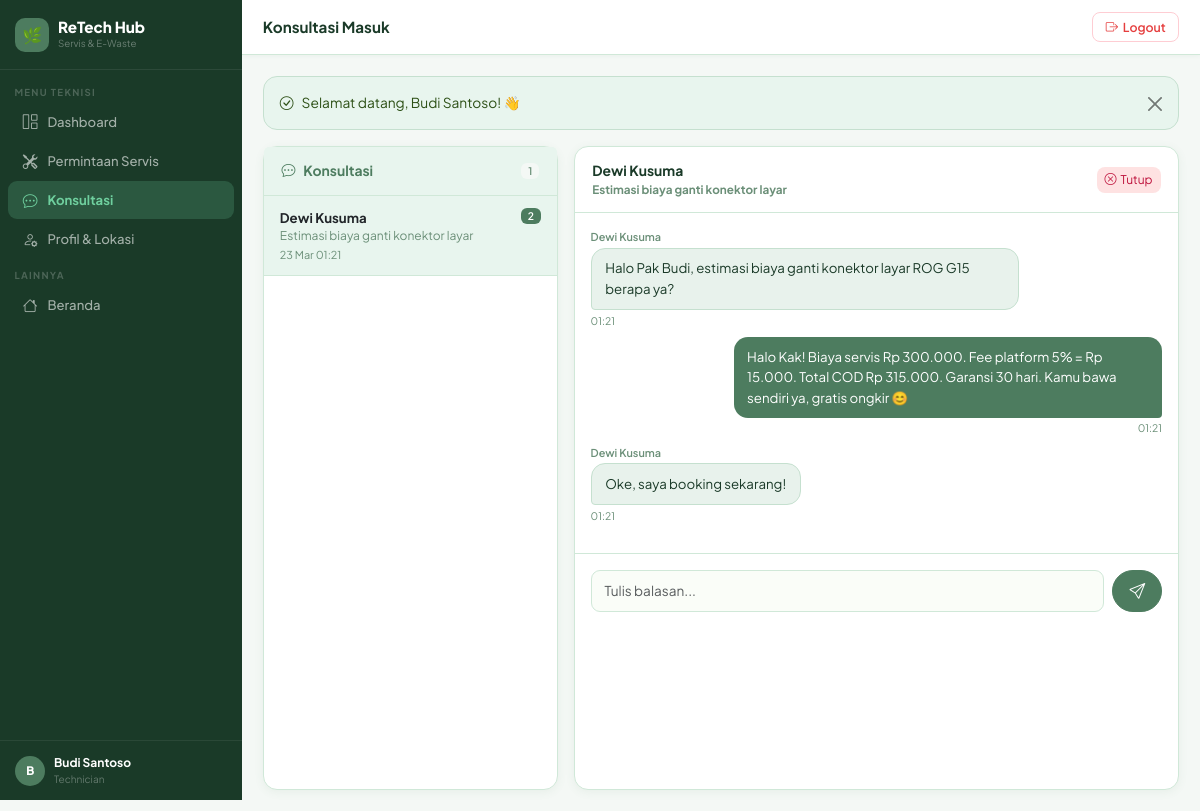
The app's page /technician/chat.php?id=1 (signed in) with its own data.
### tables this page shows
CREATE TABLE IF NOT EXISTS users (
    id INT AUTO_INCREMENT PRIMARY KEY,
    name VARCHAR(255) NOT NULL,
    email VARCHAR(255) UNIQUE NOT NULL,
    password VARCHAR(255) NOT NULL,
    role ENUM('user','technician','admin') DEFAULT 'user',
    phone VARCHAR(20) NULL,
    address TEXT NULL,
    latitude DECIMAL(10,7) NULL,    
    longitude DECIMAL(10,7) NULL,
    created_at TIMESTAMP DEFAULT CURRENT_TIMESTAMP,
    updated_at TIMESTAMP DEFAULT CURRENT_TIMESTAMP ON UPDATE CURRENT_TIMESTAMP
);

CREATE TABLE IF NOT EXISTS consultations (
    id INT AUTO_INCREMENT PRIMARY KEY,
    user_id INT NOT NULL,
    technician_id INT NOT NULL,
    service_request_id INT NULL,
    subject VARCHAR(255) NOT NULL,
    status ENUM('open','answered','closed') DEFAULT 'open',
    created_at TIMESTAMP DEFAULT CURRENT_TIMESTAMP,
    updated_at TIMESTAMP DEFAULT CURRENT_TIMESTAMP ON UPDATE CURRENT_TIMESTAMP,
    FOREIGN KEY (user_id) REFERENCES users(id) ON DELETE CASCADE,
    FOREIGN KEY (technician_id) REFERENCES technicians(id) ON DELETE CASCADE,
    FOREIGN KEY (service_request_id) REFERENCES service_requests(id) ON DELETE SET NULL
);

CREATE TABLE IF NOT EXISTS chat_messages (
    id INT AUTO_INCREMENT PRIMARY KEY,
    consultation_id INT NOT NULL,
    sender_id INT NOT NULL,
    message TEXT NOT NULL,
    is_read TINYINT(1) DEFAULT 0,
    created_at TIMESTAMP DEFAULT CURRENT_TIMESTAMP,
    FOREIGN KEY (consultation_id) REFERENCES consultations(id) ON DELETE CASCADE,
    FOREIGN KEY (sender_id) REFERENCES users(id) ON DELETE CASCADE
);

### technician/chat.php (the view, shortened to what this page needs)
<?php
require_once __DIR__ . '/../includes/functions.php';
require_once __DIR__ . '/../includes/layout.php';
$pdo = getDB(); $uid = $_SESSION['user_id'];
$techStmt = $pdo->prepare("SELECT id FROM technicians WHERE user_id=?"); $techStmt->execute([$uid]); $tech = $techStmt->fetch();
$tid = $tech['id'];
$cid = (int)get('id');
if ($cid) {
    $cons = $pdo->prepare("SELECT c.*,u.name AS user_name FROM consultations c JOIN users u ON c.user_id=u.id WHERE c.id=? AND c.technician_id=?");
    $cons->execute([$cid,$tid]); $cons = $cons->fetch();
    if (!$cons) { $cid = 0; }
    else {
        $pdo->prepare("UPDATE chat_messages SET is_read=1 WHERE consultation_id=? AND sender_id!=?")->execute([$cid,$uid]);
        $messages = $pdo->prepare("SELECT m.*,u.name AS sender_name FROM chat_messages m JOIN users u ON m.sender_id=u.id WHERE consultation_id=? ORDER BY m.created_at ASC");
        $messages->execute([$cid]); $messages = $messages->fetchAll();
    }
}
$allCons = $pdo->prepare("SELECT c.*,u.name AS user_name,(SELECT COUNT(*) FROM chat_messages WHERE consultation_id=c.id AND is_read=0 AND sender_id!=?) AS unread FROM consultations c JOIN users u ON c.user_id=u.id WHERE c.technician_id=? ORDER BY c.updated_at DESC");
$allCons->execute([$uid,$tid]); $allCons = $allCons->fetchAll();
pageHeader('Konsultasi','Konsultasi Masuk');
?>
<div class="row g-3" style="height:calc(100vh - 140px);">
<div class="col-md-4">
<div class="card h-100">
    <div class="card-header d-flex justify-content-between align-items-center" style="background:var(--sage-lt);">
        <span style="color:var(--sage);"><i class="bi bi-chat-dots me-2"></i>Konsultasi</span>
        <span class="badge bg-secondary"><?=count($allCons)?></span>
    </div>
    <div class="card-body p-0" style="overflow-y:auto;">
        <?php if(empty($allCons)): ?>
        <div class="text-center py-4 text-muted" style="font-size:.82rem;"><i class="bi bi-inbox d-block display-5 mb-2 opacity-25"></i>Belum ada konsultasi</div>
        <?php else: foreach($allCons as $c): $isActive=$c['id']==$cid; ?>
        <a href="chat.php?id=<?=$c['id']?>" style="text-decoration:none;color:inherit;">
        <div style="padding:.75rem 1rem;border-bottom:1px solid var(--border);background:<?=$isActive?'var(--sage-lt)':'#fff'?>;transition:.15s;" onmouseover="this.style.background='#FAFDF8'" onmouseout="this.style.background='<?=$isActive?'var(--sage-lt)':'#fff'?>'">
            <div class="d-flex justify-content-between align-items-start">
                <div style="font-weight:700;font-size:.83rem;"><?=e($c['user_name'])?></div>
                <?php if($c['unread']): ?><span class="badge" style="background:var(--sage);color:#fff;font-size:.65rem;"><?=$c['unread']?></span><?php endif; ?>
            </div>
            <div style="font-size:.75rem;color:var(--muted);"><?=e(limitStr($c['subject'],45))?></div>
            <div style="font-size:.68rem;color:var(--muted);margin-top:.1rem;"><?=date('d M H:i',strtotime($c['updated_at']))?></div>
        </div>
        </a>
        <?php endforeach; endif; ?>
    </div>
</div>
</div>
<div class="col-md-8">
<?php if (!$cid || !isset($cons)): ?>
<div class="card h-100 d-flex align-items-center justify-content-center text-center" style="color:var(--muted);">
    <div class="card-body">
        <i class="bi bi-chat-square display-2 d-block mb-3 opacity-20"></i>
        <h5 style="color:var(--muted);font-weight:600;">Pilih konsultasi di kiri</h5>
        <p style="font-size:.85rem;">Klik salah satu konsultasi untuk membaca dan membalas pesan.</p>
    </div>
</div>
<?php else: ?>
<div class="card h-100 d-flex flex-column">
    <div class="card-header d-flex align-items-center justify-content-between" style="background:var(--mint-lt);">
        <div>
            <span style="font-weight:700;"><?=e($cons['user_name'])?></span>
            <div style="font-size:.73rem;color:var(--muted);"><?=e($cons['subject'])?></div>
        </div>
        <?php if ($cons['status']!=='closed'): ?>
        <form method="POST" onsubmit="return confirm('Tutup konsultasi ini?')">
            <button class="btn btn-sm" style="background:#FEE2E2;color:#BE123C;border:none;border-radius:8px;font-size:.75rem;" type="submit">
                <i class="bi bi-x-circle me-1"></i>Tutup
            </button>
        </form>
        <?php endif; ?>
    </div>
    <div class="card-body p-3 flex-grow-1 overflow-auto" id="chatBox" style="max-height:340px;display:flex;flex-direction:column;gap:.55rem;">
        <?php foreach ($messages as $m): $isMe=$m['sender_id']==$uid; ?>
        <div style="display:flex;flex-direction:column;align-items:<?=$isMe?'flex-end':'flex-start'?>;">
            <?php if(!$isMe): ?><div style="font-size:.68rem;color:var(--muted);margin-bottom:.15rem;font-weight:600;"><?=e($m['sender_name'])?></div><?php endif; ?>
            <div style="max-width:75%;background:<?=$isMe?'#4D7C5F':'#E8F2EC'?>;color:<?=$isMe?'#fff':'#1A3A28'?>;border:<?=$isMe?'none':'1px solid #C5E0CF'?>;padding:.6rem .85rem;border-radius:<?=$isMe?'14px 14px 4px 14px':'14px 14px 14px 4px'?>;font-size:.83rem;line-height:1.55;word-break:break-word;">
                <?=nl2br(e($m['message']))?>
            </div>
            <div style="font-size:.65rem;color:var(--muted);margin-top:.15rem;"><?=date('H:i',strtotime($m['created_at']))?></div>
        </div>
        <?php endforeach; ?>
    </div>
    <?php if($cons['status']!=='closed'): ?>
    <div class="p-3 border-top" style="border-color:var(--border)!important;">
        <form method="POST" class="d-flex gap-2">
            <input type="text" name="message" class="form-control" placeholder="Tulis balasan..." required autocomplete="off" style="border-radius:50px;font-size:.85rem;">
            <button type="submit" class="btn btn-primary" style="border-radius:50px;padding:.5rem 1rem;flex-shrink:0;">
                <i class="bi bi-send"></i>
            </button>
        </form>
    </div>
    <?php endif; ?>
</div>
<?php endif; ?>
</div>
</div>
<?php pageFooter(); ?>

### includes/layout.php (shortened to what this page needs)
<?php
function pageHeader(string $title = 'Dashboard', string $pageTitle = ''): void {
    $user   = currentUser();
    $role   = $_SESSION['user_role'] ?? '';
    $active = $_SERVER['PHP_SELF'];
    $base   = BASE_URL;
?>
<!DOCTYPE html>
<html lang="id">
<head>
    <link href="https://cdn.jsdelivr.net/npm/bootstrap@5.3.2/dist/css/bootstrap.min.css" rel="stylesheet">
    <link href="https://cdn.jsdelivr.net/npm/bootstrap-icons@1.11.3/font/bootstrap-icons.min.css" rel="stylesheet">
</head>
<body>
<aside class="sidebar" id="sidebar">
    <div class="sb-brand">
        <div class="lbox">🌿</div>
        <div>
            <div class="bname">ReTech Hub</div>
            <div class="bsub">Servis &amp; E-Waste</div>
        </div>
    </div>
    <nav class="sb-nav">
        <?php if ($role === 'admin'): ?>
            <div class="sb-sec">Manajemen</div>
            <a href="<?= $base ?>/admin/dashboard.php" <?= str_contains($active,'admin/dashboard') ? 'class="active"' : '' ?>><i class="bi bi-grid-1x2"></i> Dashboard</a>
            <a href="<?= $base ?>/admin/users/index.php" <?= str_contains($active,'admin/users') ? 'class="active"' : '' ?>><i class="bi bi-people"></i> Kelola User</a>
            <a href="<?= $base ?>/admin/services.php" <?= str_contains($active,'admin/services') ? 'class="active"' : '' ?>><i class="bi bi-tools"></i> Semua Servis</a>
            <a href="<?= $base ?>/admin/technician_verify.php" <?= str_contains($active,'technician_verify') ? 'class="active"' : '' ?>><i class="bi bi-shield-check"></i> Verifikasi Teknisi</a>
            <a href="<?= $base ?>/admin/settings.php" <?= str_contains($active,'admin/settings') ? 'class="active"' : '' ?>><i class="bi bi-gear"></i> Pengaturan</a>
            <div class="sb-sec">Konten</div>
            <a href="<?= $base ?>/admin/ewaste/index.php" <?= str_contains($active,'admin/ewaste') ? 'class="active"' : '' ?>><i class="bi bi-recycle"></i> Lokasi E-Waste</a>
            <a href="<?= $base ?>/admin/articles/index.php" <?= str_contains($active,'admin/articles') ? 'class="active"' : '' ?>><i class="bi bi-journal-text"></i> Artikel</a>
        <?php elseif ($role === 'technician'): ?>
            <div class="sb-sec">Menu Teknisi</div>
            <a href="<?= $base ?>/technician/dashboard.php" <?= str_contains($active,'technician/dashboard') ? 'class="active"' : '' ?>><i class="bi bi-grid-1x2"></i> Dashboard</a>
            <a href="<?= $base ?>/technician/services.php" <?= str_contains($active,'technician/services') ? 'class="active"' : '' ?>><i class="bi bi-tools"></i> Permintaan Servis</a>
            <a href="<?= $base ?>/technician/chat.php" <?= str_contains($active,'technician/chat') ? 'class="active"' : '' ?>><i class="bi bi-chat-dots"></i> Konsultasi</a>
            <a href="<?= $base ?>/technician/profile.php" <?= str_contains($active,'technician/profile') ? 'class="active"' : '' ?>><i class="bi bi-person-gear"></i> Profil &amp; Lokasi</a>
        <?php endif; ?>
        <div class="sb-sec">Lainnya</div>
        <a href="<?= $base ?>/index.php"><i class="bi bi-house"></i> Beranda</a>
    </nav>
    <?php if ($user): ?>
    <div class="sb-user">
        <div class="av"><?= strtoupper(substr($user['name'] ?? 'U', 0, 1)) ?></div>
        <div>
            <div class="un"><?= htmlspecialchars($user['name'] ?? '') ?></div>
            <div class="ur"><?= ucfirst($role) ?></div>
        </div>
    </div>
    <?php endif; ?>
</aside>
<div class="main">
    <div class="topbar">
        <div class="d-flex align-items-center gap-2">
            <span class="ptitle"><?= htmlspecialchars($pageTitle ?: $title) ?></span>
        </div>
        <form method="POST" action="<?= $base ?>/logout.php" class="m-0">
            <button type="submit" class="btn-lo">
                <i class="bi bi-box-arrow-right"></i> Logout
            </button>
        </form>
    </div>
    <div class="page-body">
<?php
}
function pageFooter(): void {
    echo '</div></div>';
    echo '</body></html>';
}

### includes/layout.php (style rules this page uses)
:root { --sage: #4D7C5F; --sage-dk: #2D5016; --sage-lt: #E8F5EE; --sage-md: #C5E0CF; --mint: #6FCF9E; --forest: #1A3A28; --cream: #FAFDF8; --sand: #F4F8F5; --border: #D0E8D8; --txt: #1A3A28; --muted: #6B8F78; --white: #FFFFFF; --shadow: 0 2px 10px rgba(77,124,95,.08); --r: 14px; }
* { font-family: 'Plus Jakarta Sans', sans-serif; box-sizing: border-box; }
body { background: var(--sand); color: var(--txt); margin: 0; }
.sidebar { width: 242px; min-height: 100vh; background: var(--forest); position: fixed; top: 0; left: 0; z-index: 1000; display: flex; flex-direction: column; transition: transform .3s; }
.sb-brand { padding: 1.1rem .95rem; border-bottom: 1px solid rgba(255,255,255,.08); display: flex; align-items: center; gap: .55rem; }
.sb-brand .lbox { width: 34px; height: 34px; background: var(--sage); border-radius: 10px; display: flex; align-items: center; justify-content: center; font-size: 1rem; flex-shrink: 0; }
.sb-brand .bname { color: #fff; font-size: .95rem; font-weight: 800; line-height: 1.1; }
.sb-brand .bsub { color: rgba(255,255,255,.35); font-size: .61rem; }
.sb-nav { padding: .35rem 0; flex: 1; overflow-y: auto; }
.sb-sec { padding: .55rem .9rem .18rem; font-size: .6rem; font-weight: 700; text-transform: uppercase; letter-spacing: 1.3px; color: rgba(255,255,255,.22); }
.sb-nav a { display: flex; align-items: center; gap: .55rem; padding: .52rem .85rem; margin: .03rem .5rem; color: rgba(255,255,255,.6); text-decoration: none; font-size: .82rem; font-weight: 500; border-radius: 9px; transition: .15s; }
.sb-nav a i { font-size: .92rem; width: 17px; text-align: center; flex-shrink: 0; }
.sb-nav a.active { background: rgba(111,207,158,.2); color: var(--mint); font-weight: 700; }
.sb-nav a.active i { color: var(--mint); }
.sb-user { padding: .8rem .95rem; border-top: 1px solid rgba(255,255,255,.07); display: flex; align-items: center; gap: .55rem; }
.av { width: 30px; height: 30px; background: var(--sage); border-radius: 50%; display: flex; align-items: center; justify-content: center; color: #fff; font-weight: 800; font-size: .73rem; flex-shrink: 0; }
.un { color: #fff; font-size: .75rem; font-weight: 700; }
.ur { color: rgba(255,255,255,.32); font-size: .63rem; }
.main { margin-left: 242px; min-height: 100vh; }
.topbar { background: var(--white); padding: .78rem 1.3rem; border-bottom: 1px solid var(--border); display: flex; align-items: center; justify-content: space-between; position: sticky; top: 0; z-index: 100; box-shadow: 0 1px 4px rgba(77,124,95,.06); }
.ptitle { font-weight: 700; font-size: .95rem; color: var(--txt); margin: 0; }
.btn-lo { background: transparent; border: 1.5px solid #FECDD3; color: #E53E3E; border-radius: 8px; padding: .27rem .78rem; font-size: .77rem; font-weight: 600; cursor: pointer; transition: .15s; display: flex; align-items: center; gap: .3rem; }
.page-body { padding: 1.3rem; }
.card { border: 1px solid var(--border); border-radius: var(--r); box-shadow: var(--shadow); background: var(--white); }
.card-header { background: transparent; border-bottom: 1px solid var(--border); padding: .82rem 1.1rem; font-weight: 700; font-size: .87rem; color: var(--txt); }
.card-body { padding: 1.1rem; }
.btn-primary, .btn-primary:focus { background: var(--sage); border-color: var(--sage); color: #fff; font-weight: 600; }
.form-control, .form-select { border-color: var(--border); border-radius: 9px !important; font-size: .86rem; padding: .5rem .8rem; background: #FAFDF8; }
.badge { font-weight: 600; border-radius: 6px; padding: .3em .65em; }
.bg-secondary { background: var(--sand) !important; color: var(--muted) !important; }

### records on screen
users: name "B", name "Budi Santoso"
consultations: user.name "Dewi Kusuma", unread "2", subject "Estimasi biaya ganti konektor layar", updated_at "23 Mar 01:21"
chat_messages: sender.name "Dewi Kusuma", message "Halo Pak Budi, estimasi biaya ganti konektor layar ROG G15 berapa ya?", created_at "01:21"
chat_messages: message "Halo Kak! Biaya servis Rp 300.000. Fee platform 5% = Rp 15.000. Total COD Rp 315.000. Garansi 30 hari. Kamu bawa sendiri ya, gratis ongkir 😊", created_at "01:21"
chat_messages: sender.name "Dewi Kusuma", message "Oke, saya booking sekarang!", created_at "01:21"

### other values on screen
$role "Technician"
$pageTitle ?: $title "Konsultasi Masuk"
$flash['msg'] "Selamat datang, Budi Santoso! 👋"
count($allCons) "1"
